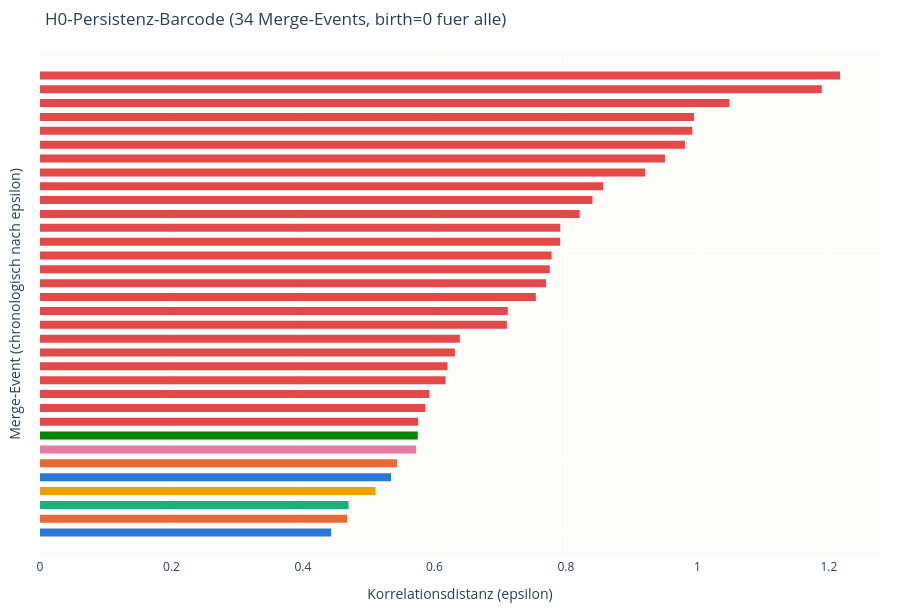

Notebook code for this chart:
### Code cell
# --- Visualisierung 8: H0-Persistenz-Barcode ---
# Ein Balken pro Merge-Event (birth=0 -> death=epsilon). Lange Balken mit vielen
# beteiligten Assets = strukturell stabile Cliquen (hohe Persistenz = robust gegen
# Marktvolatilitaet, siehe PDF "Another important point").
from cloudvisualisation import plot_h0_persistence_barcode

z_linkage = plot_h0_persistence_barcode(dist_matrix, syms)

print(f"\nGroesste Merge-Events (hoechste Persistenz = death, da birth immer 0):")
merge_df = pd.DataFrame(z_linkage, columns=["cluster_1", "cluster_2", "death", "size"])
print(merge_df.sort_values("death", ascending=False).head(5).to_string(index=False))

### Figure 1 — Plotly figure (JSON) as saved in the notebook; plotly's stock layout.template omitted (floating-point values rounded to 4 significant figures)
{"data": [{"hovertemplate": "Birth: 0.0000<br>Death: 0.4429<br>Persistenz: 0.4429<br>Groesse: 2 Assets<br>Assets: BTC, ETH<extra></extra>", "line": {"color": "#2a78d6", "width": 8}, "mode": "lines", "showlegend": false, "type": "scatter", "x": [0, 0.4429], "y": [0, 0]}, {"hovertemplate": "Birth: 0.0000<br>Death: 0.4670<br>Persistenz: 0.4670<br>Groesse: 3 Assets<br>Assets: BNB, BTC, ETH<extra></extra>", "line": {"color": "#eb6834", "width": 8}, "mode": "lines", "showlegend": false, "type": "scatter", "x": [0, 0.467], "y": [1, 1]}, {"hovertemplate": "Birth: 0.0000<br>Death: 0.4694<br>Persistenz: 0.4694<br>Groesse: 4 Assets<br>Assets: SOL, BNB, BTC, ETH<extra></extra>", "line": {"color": "#1baf7a", "width": 8}, "mode": "lines", "showlegend": false, "type": "scatter", "x": [0, 0.4694], "y": [2, 2]}, {"hovertemplate": "Birth: 0.0000<br>Death: 0.5104<br>Persistenz: 0.5104<br>Groesse: 5 Assets<br>Assets: LINK, SOL, BNB, BTC, ETH<extra></extra>", "line": {"color": "#eda100", "width": 8}, "mode": "lines", "showlegend": false, "type": "scatter", "x": [0, 0.5104], "y": [3, 3]}, {"hovertemplate": "Birth: 0.0000<br>Death: 0.5340<br>Persistenz: 0.5340<br>Groesse: 2 Assets<br>Assets: DOGE, ADA<extra></extra>", "line": {"color": "#2a78d6", "width": 8}, "mode": "lines", "showlegend": false, "type": "scatter", "x": [0, 0.534], "y": [4, 4]}, {"hovertemplate": "Birth: 0.0000<br>Death: 0.5431<br>Persistenz: 0.5431<br>Groesse: 3 Assets<br>Assets: SUI, DOGE, ADA<extra></extra>", "line": {"color": "#eb6834", "width": 8}, "mode": "lines", "showlegend": false, "type": "scatter", "x": [0, 0.5431], "y": [5, 5]}, {"hovertemplate": "Birth: 0.0000<br>Death: 0.5722<br>Persistenz: 0.5722<br>Groesse: 6 Assets<br>Assets: XRP, LINK, SOL, BNB, BTC, ETH<extra></extra>", "line": {"color": "#e87ba4", "width": 8}, "mode": "lines", "showlegend": false, "type": "scatter", "x": [0, 0.5722], "y": [6, 6]}, {"hovertemplate": "Birth: 0.0000<br>Death: 0.5746<br>Persistenz: 0.5746<br>Groesse: 7 Assets<br>Assets: UNI, XRP, LINK, SOL, BNB, BTC, ETH<extra></extra>", "line": {"color": "#008300", "width": 8}, "mode": "lines", "showlegend": false, "type": "scatter", "x": [0, 0.5746], "y": [7, 7]}, {"hovertemplate": "Birth: 0.0000<br>Death: 0.5751<br>Persistenz: 0.5751<br>Groesse: 10 Assets<br>Assets: SUI, DOGE, ADA, UNI, XRP, LINK, SOL, BNB, BTC, ETH<extra></extra>", "line": {"color": "#e34948", "width": 8}, "mode": "lines", "showlegend": false, "type": "scatter", "x": [0, 0.5751], "y": [8, 8]}, {"hovertemplate": "Birth: 0.0000<br>Death: 0.5862<br>Persistenz: 0.5862<br>Groesse: 11 Assets<br>Assets: LTC, SUI, DOGE, ADA, UNI, XRP, LINK, SOL, BNB, BTC, ETH<extra></extra>", "line": {"color": "#e34948", "width": 8}, "mode": "lines", "showlegend": false, "type": "scatter", "x": [0, 0.5862], "y": [9, 9]}, {"hovertemplate": "Birth: 0.0000<br>Death: 0.5924<br>Persistenz: 0.5924<br>Groesse: 12 Assets<br>Assets: AAVE, LTC, SUI, DOGE, ADA, UNI, XRP, LINK, SOL, BNB, BTC, ETH<extra></extra>", "line": {"color": "#e34948", "width": 8}, "mode": "lines", "showlegend": false, "type": "scatter", "x": [0, 0.5924], "y": [10, 10]}, {"hovertemplate": "Birth: 0.0000<br>Death: 0.6170<br>Persistenz: 0.6170<br>Groesse: 13 Assets<br>Assets: AVAX, AAVE, LTC, SUI, DOGE, ADA, UNI, XRP, LINK, SOL, BNB, BTC...<extra></extra>", "line": {"color": "#e34948", "width": 8}, "mode": "lines", "showlegend": false, "type": "scatter", "x": [0, 0.617], "y": [11, 11]}, {"hovertemplate": "Birth: 0.0000<br>Death: 0.6199<br>Persistenz: 0.6199<br>Groesse: 14 Assets<br>Assets: ONDO, AVAX, AAVE, LTC, SUI, DOGE, ADA, UNI, XRP, LINK, SOL, BNB...<extra></extra>", "line": {"color": "#e34948", "width": 8}, "mode": "lines", "showlegend": false, "type": "scatter", "x": [0, 0.6199], "y": [12, 12]}, {"hovertemplate": "Birth: 0.0000<br>Death: 0.6311<br>Persistenz: 0.6311<br>Groesse: 15 Assets<br>Assets: ARB, ONDO, AVAX, AAVE, LTC, SUI, DOGE, ADA, UNI, XRP, LINK, SOL...<extra></extra>", "line": {"color": "#e34948", "width": 8}, "mode": "lines", "showlegend": false, "type": "scatter", "x": [0, 0.6311], "y": [13, 13]}, {"hovertemplate": "Birth: 0.0000<br>Death: 0.6386<br>Persistenz: 0.6386<br>Groesse: 16 Assets<br>Assets: XLM, ARB, ONDO, AVAX, AAVE, LTC, SUI, DOGE, ADA, UNI, XRP, LINK...<extra></extra>", "line": {"color": "#e34948", "width": 8}, "mode": "lines", "showlegend": false, "type": "scatter", "x": [0, 0.6386], "y": [14, 14]}, {"hovertemplate": "Birth: 0.0000<br>Death: 0.7102<br>Persistenz: 0.7102<br>Groesse: 17 Assets<br>Assets: DOT, XLM, ARB, ONDO, AVAX, AAVE, LTC, SUI, DOGE, ADA, UNI, XRP...<extra></extra>", "line": {"color": "#e34948", "width": 8}, "mode": "lines", "showlegend": false, "type": "scatter", "x": [0, 0.7102], "y": [15, 15]}, {"hovertemplate": "Birth: 0.0000<br>Death: 0.7116<br>Persistenz: 0.7116<br>Groesse: 18 Assets<br>Assets: ENA, DOT, XLM, ARB, ONDO, AVAX, AAVE, LTC, SUI, DOGE, ADA, UNI...<extra></extra>", "line": {"color": "#e34948", "width": 8}, "mode": "lines", "showlegend": false, "type": "scatter", "x": [0, 0.7116], "y": [16, 16]}, {"hovertemplate": "Birth: 0.0000<br>Death: 0.7543<br>Persistenz: 0.7543<br>Groesse: 19 Assets<br>Assets: FIL, ENA, DOT, XLM, ARB, ONDO, AVAX, AAVE, LTC, SUI, DOGE, ADA...<extra></extra>", "line": {"color": "#e34948", "width": 8}, "mode": "lines", "showlegend": false, "type": "scatter", "x": [0, 0.7543], "y": [17, 17]}, {"hovertemplate": "Birth: 0.0000<br>Death: 0.7698<br>Persistenz: 0.7698<br>Groesse: 20 Assets<br>Assets: SHIB, FIL, ENA, DOT, XLM, ARB, ONDO, AVAX, AAVE, LTC, SUI, DOGE...<extra></extra>", "line": {"color": "#e34948", "width": 8}, "mode": "lines", "showlegend": false, "type": "scatter", "x": [0, 0.7698], "y": [18, 18]}, {"hovertemplate": "Birth: 0.0000<br>Death: 0.7755<br>Persistenz: 0.7755<br>Groesse: 21 Assets<br>Assets: WLD, SHIB, FIL, ENA, DOT, XLM, ARB, ONDO, AVAX, AAVE, LTC, SUI...<extra></extra>", "line": {"color": "#e34948", "width": 8}, "mode": "lines", "showlegend": false, "type": "scatter", "x": [0, 0.7755], "y": [19, 19]}, {"hovertemplate": "Birth: 0.0000<br>Death: 0.7782<br>Persistenz: 0.7782<br>Groesse: 22 Assets<br>Assets: DASH, WLD, SHIB, FIL, ENA, DOT, XLM, ARB, ONDO, AVAX, AAVE, LTC...<extra></extra>", "line": {"color": "#e34948", "width": 8}, "mode": "lines", "showlegend": false, "type": "scatter", "x": [0, 0.7782], "y": [20, 20]}, {"hovertemplate": "Birth: 0.0000<br>Death: 0.7913<br>Persistenz: 0.7913<br>Groesse: 23 Assets<br>Assets: ZEC, DASH, WLD, SHIB, FIL, ENA, DOT, XLM, ARB, ONDO, AVAX, AAVE...<extra></extra>", "line": {"color": "#e34948", "width": 8}, "mode": "lines", "showlegend": false, "type": "scatter", "x": [0, 0.7913], "y": [21, 21]}, {"hovertemplate": "Birth: 0.0000<br>Death: 0.7914<br>Persistenz: 0.7914<br>Groesse: 24 Assets<br>Assets: RENDER, ZEC, DASH, WLD, SHIB, FIL, ENA, DOT, XLM, ARB, ONDO, AVAX...<extra></extra>", "line": {"color": "#e34948", "width": 8}, "mode": "lines", "showlegend": false, "type": "scatter", "x": [0, 0.7914], "y": [22, 22]}, {"hovertemplate": "Birth: 0.0000<br>Death: 0.8210<br>Persistenz: 0.8210<br>Groesse: 25 Assets<br>Assets: BCH, RENDER, ZEC, DASH, WLD, SHIB, FIL, ENA, DOT, XLM, ARB, ONDO...<extra></extra>", "line": {"color": "#e34948", "width": 8}, "mode": "lines", "showlegend": false, "type": "scatter", "x": [0, 0.821], "y": [23, 23]}, {"hovertemplate": "Birth: 0.0000<br>Death: 0.8404<br>Persistenz: 0.8404<br>Groesse: 26 Assets<br>Assets: PEPE, BCH, RENDER, ZEC, DASH, WLD, SHIB, FIL, ENA, DOT, XLM, ARB...<extra></extra>", "line": {"color": "#e34948", "width": 8}, "mode": "lines", "showlegend": false, "type": "scatter", "x": [0, 0.8404], "y": [24, 24]}, {"hovertemplate": "Birth: 0.0000<br>Death: 0.8569<br>Persistenz: 0.8569<br>Groesse: 27 Assets<br>Assets: NEAR, PEPE, BCH, RENDER, ZEC, DASH, WLD, SHIB, FIL, ENA, DOT, XLM...<extra></extra>", "line": {"color": "#e34948", "width": 8}, "mode": "lines", "showlegend": false, "type": "scatter", "x": [0, 0.8569], "y": [25, 25]}, {"hovertemplate": "Birth: 0.0000<br>Death: 0.9207<br>Persistenz: 0.9207<br>Groesse: 28 Assets<br>Assets: WLFI, NEAR, PEPE, BCH, RENDER, ZEC, DASH, WLD, SHIB, FIL, ENA, DOT...<extra></extra>", "line": {"color": "#e34948", "width": 8}, "mode": "lines", "showlegend": false, "type": "scatter", "x": [0, 0.9207], "y": [26, 26]}, {"hovertemplate": "Birth: 0.0000<br>Death: 0.9507<br>Persistenz: 0.9507<br>Groesse: 29 Assets<br>Assets: FET, WLFI, NEAR, PEPE, BCH, RENDER, ZEC, DASH, WLD, SHIB, FIL, ENA...<extra></extra>", "line": {"color": "#e34948", "width": 8}, "mode": "lines", "showlegend": false, "type": "scatter", "x": [0, 0.9507], "y": [27, 27]}, {"hovertemplate": "Birth: 0.0000<br>Death: 0.9811<br>Persistenz: 0.9811<br>Groesse: 30 Assets<br>Assets: TAO, FET, WLFI, NEAR, PEPE, BCH, RENDER, ZEC, DASH, WLD, SHIB, FIL...<extra></extra>", "line": {"color": "#e34948", "width": 8}, "mode": "lines", "showlegend": false, "type": "scatter", "x": [0, 0.9811], "y": [28, 28]}, {"hovertemplate": "Birth: 0.0000<br>Death: 0.9923<br>Persistenz: 0.9923<br>Groesse: 31 Assets<br>Assets: TON, TAO, FET, WLFI, NEAR, PEPE, BCH, RENDER, ZEC, DASH, WLD, SHIB...<extra></extra>", "line": {"color": "#e34948", "width": 8}, "mode": "lines", "showlegend": false, "type": "scatter", "x": [0, 0.9923], "y": [29, 29]}, {"hovertemplate": "Birth: 0.0000<br>Death: 0.9948<br>Persistenz: 0.9948<br>Groesse: 32 Assets<br>Assets: ASTER, TON, TAO, FET, WLFI, NEAR, PEPE, BCH, RENDER, ZEC, DASH, WLD...<extra></extra>", "line": {"color": "#e34948", "width": 8}, "mode": "lines", "showlegend": false, "type": "scatter", "x": [0, 0.9948], "y": [30, 30]}, {"hovertemplate": "Birth: 0.0000<br>Death: 1.0487<br>Persistenz: 1.0487<br>Groesse: 33 Assets<br>Assets: TRUMP, ASTER, TON, TAO, FET, WLFI, NEAR, PEPE, BCH, RENDER, ZEC, DASH...<extra></extra>", "line": {"color": "#e34948", "width": 8}, "mode": "lines", "showlegend": false, "type": "scatter", "x": [0, 1.049], "y": [31, 31]}, {"hovertemplate": "Birth: 0.0000<br>Death: 1.1893<br>Persistenz: 1.1893<br>Groesse: 34 Assets<br>Assets: TRX, TRUMP, ASTER, TON, TAO, FET, WLFI, NEAR, PEPE, BCH, RENDER, ZEC...<extra></extra>", "line": {"color": "#e34948", "width": 8}, "mode": "lines", "showlegend": false, "type": "scatter", "x": [0, 1.189], "y": [32, 32]}, {"hovertemplate": "Birth: 0.0000<br>Death: 1.2170<br>Persistenz: 1.2170<br>Groesse: 35 Assets<br>Assets: JST, TRX, TRUMP, ASTER, TON, TAO, FET, WLFI, NEAR, PEPE, BCH, RENDER...<extra></extra>", "line": {"color": "#e34948", "width": 8}, "mode": "lines", "showlegend": false, "type": "scatter", "x": [0, 1.217], "y": [33, 33]}], "layout": {"height": 612, "margin": {"b": 40, "l": 40, "r": 20, "t": 50}, "plot_bgcolor": "#fcfcfb", "title": {"text": "H0-Persistenz-Barcode (34 Merge-Events, birth=0 fuer alle)"}, "xaxis": {"range": [0, 1.278], "title": {"text": "Korrelationsdistanz (epsilon)"}}, "yaxis": {"showticklabels": false, "title": {"text": "Merge-Event (chronologisch nach epsilon)"}}}}
